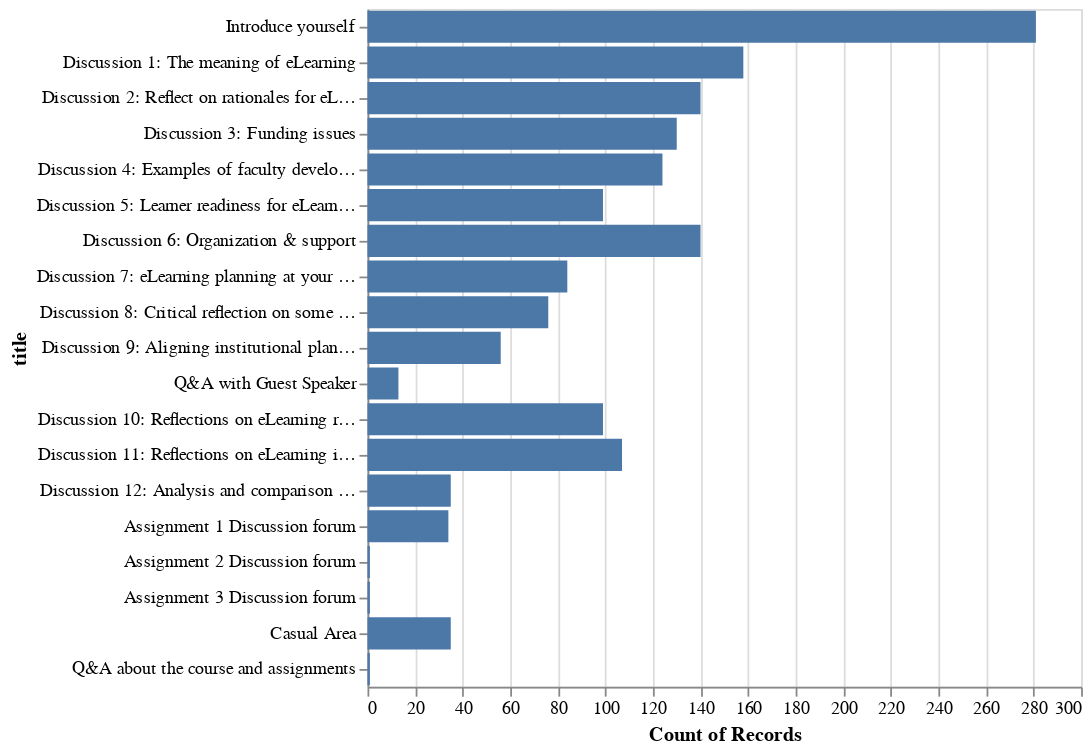

Notebook code for this chart:
### Code cell
sort_order = disc_topics.sort_values('todo_date_date')['title'].tolist()
alt.Chart(disc_merged).mark_bar().encode(
    x = 'count()',
    y = alt.Y('title', sort =sort_order)
)

### Figure 1 — Vega-Lite specification as saved in the notebook (floating-point values rounded to 4 significant figures; data arrays with more than 128 entries replaced by an {"elided": "..."} marker saying what was removed)
{"config": {"view": {"continuousWidth": 400, "continuousHeight": 300}}, "data": {"name": "data-06ea840775bae2715a194fb87caf0323"}, "mark": "bar", "encoding": {"x": {"aggregate": "count", "type": "quantitative"}, "y": {"field": "title", "sort": ["Introduce yourself", "Discussion 1: The meaning of eLearning", "Discussion 2: Reflect on rationales for eLearning", "Discussion 3: Funding issues", "Discussion 4: Examples of faculty development for eLearning readiness", "Discussion 5: Learner readiness for eLearning in the new era", "Discussion 6: Organization & support", "Discussion 7: eLearning planning at your institution?", "Discussion 8: Critical reflection on some institutional strategic plans", "Discussion 9: Aligning institutional plans with government policies", "Q&A with Guest Speaker", "Discussion 10: Reflections on eLearning readiness", "Discussion 11: Reflections on eLearning implementation strategies", "Discussion 12: Analysis and comparison of approaches to eLearning ", "Assignment 1 Discussion forum", "Assignment 2 Discussion forum", "Assignment 3 Discussion forum", "Casual Area", "Q&A about the course and assignments"], "type": "nominal"}}, "$schema": "https://vega.github.io/schema/vega-lite/v4.17.0.json", "datasets": {"data-06ea840775bae2715a194fb87caf0323": {"elided": "1614 records"}}}
